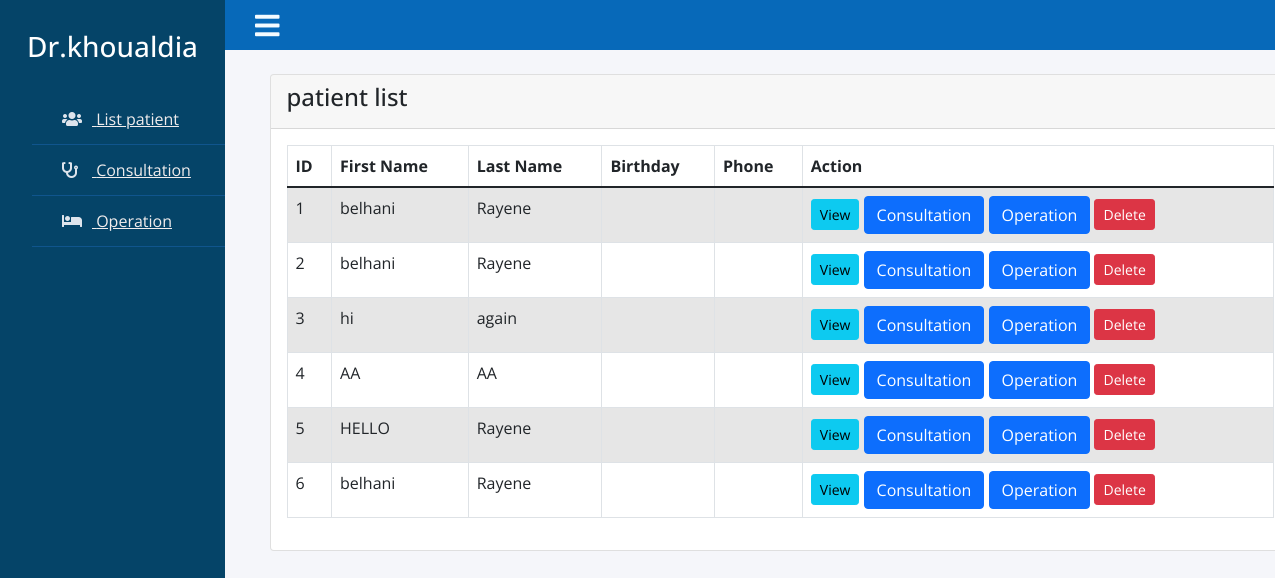
Screenshot of /indexM.php with the database file from the repository.
### tables this page shows
CREATE TABLE `users` (
  `id` int(11) NOT NULL,
  `firstname` varchar(30) NOT NULL,
  `lastname` varchar(30) NOT NULL,
  `email` varchar(100) NOT NULL,
  `phone_numbre` varchar(50) NOT NULL,
  `image` blob NOT NULL,
  `password` varchar(255) NOT NULL,
  `gender` varchar(6) NOT NULL,
  `city` varchar(50) NOT NULL,
  `date` datetime NOT NULL
);

### indexM.php (the view, shortened to what this page needs)
<?php
    require 'dbcon.php';
?>
<!doctype html>
<html lang="en">
  <head>
      <link href="bootstrap.min.css" rel="stylesheet">
  <link rel="stylesheet" href="https://stackpath.bootstrapcdn.com/bootstrap/4.2.1/css/bootstrap.min.css">
</head>
<body>
<?php include_once('headerM.php');?>
    <div class="container mt-4">
    <div class="row">
        <div class="col-md-11 offset-md-2">
            <div class="card">
                <div class="card-header">
                        <h4>patient list
                        </h4>
                    </div>
                    <div class="card-body">
                    <table class="table table-bordered table-striped">
                            <thead>
                                <tr>
                                    <th>ID</th>
                                    <th>First Name</th>
                                    <th>Last Name</th>
                                    <th>Birthday</th>
                                    <th>Phone</th>
                                    <th>Action</th>
                                </tr>
                            </thead>
                            <tbody>
                                <?php
                                    $query = "SELECT * FROM users";
                                    $query_run = mysqli_query($con, $query);
                                    if(mysqli_num_rows($query_run) > 0)
                                    {
                                        foreach($query_run as $Patient)
                                        {
                                            ?>
                                            <tr>
                                                <td><?= $Patient['id'];?></td>
                                                <td><?= $Patient['firstname']; ?></td>
                                                <td><?= $Patient['lastname']; ?></td>
                                                <td><?= $Patient['birthday']; ?></td>
                                                <td><?= $Patient['phone_numbre']; ?></td>
                                                <td>
                                                    <a href="all_consultation.php?id33=<?= $Patient['id']?>" class="btn btn-info btn-sm">View</a>
        </div>
    </div>
  <button type="button" class="btn btn-primary" data-toggle="modal" data-target="#studentaddmodal">
                        Consultation
                    </button>
    </div>
  <button type="button" class="btn btn-primary" data-toggle="modal" data-target="#studentaddmodala">
                        Operation
                    </button>
                  <form action="supp.php" method="POST" class="d-inline">
      <button type="submit" name="delete_patient" value="<?=$Patient['id'];?>" class="btn btn-danger btn-sm">Delete</button>
                  </form>
                </td>
                                            </tr>
                                            <?php
                                        }
                                    }
                                    else
                                    {
                                        echo "<h5> No Record Found </h5>";
                                    }
                                ?>
</body>
</html>

### headerM.php (shortened to what this page needs)
<!DOCTYPE html>
<html lang="en">
<head>
    <link rel="stylesheet" href="https://use.fontawesome.com/releases/v5.8.1/css/all.css">
    <link rel="stylesheet" href="css/bootstrap.min.css">
</head>
<body    class="menubar-left menubar-unfold menubar-light theme-primary">
    <div class="wrapper">
        <div class="section">
            <div class="top_navbar">
                <div class="hamburger">
                    <a href="#">
                        <i class="fas fa-bars"></i>
                    </a>
                </div>
            </div>
        </div>
        <div class="sidebar">
            <div class="profile">
                <h3>Dr.khoualdia</h3>
            </div>
            <ul>
                <li>
                    <a href="indexM.php">
                        <span class="icon"><i class="fas fa-users"></i></span>
                        <span class="item">List patient</span>
                    </a>
                </li>
                <li>
                    <a href="consultation.php">
                        <span class="icon"><i class="fas fa-stethoscope"></i></span>
                        <span class="item">Consultation</span>
                    </a>
                </li>
                <li>
                    <a href="operation.php">
                        <span class="icon"><i class="fas fa-bed"></i></span>
                        <span class="item">Operation </span>
                    </a>
                </li>
            </ul>
        </div>
    </div>
</body>
</html>

### headerM.php (style rules this page uses)
* { list-style: none; text-decoration: none; margin: 0; padding: 0; box-sizing: border-box; font-family: 'Open Sans', sans-serif; }
body { background: #f5f6fa; }
.wrapper .sidebar { background: rgb(5, 68, 104); position: fixed; top: 0; left: 0; width: 225px; height: 100%; padding: 20px 0; transition: all 0.5s ease; }
.wrapper .sidebar .profile { margin-bottom: 30px; text-align: center; }
.wrapper .sidebar .profile h3 { color: #ffffff; margin: 10px 0 5px; }
.wrapper .sidebar ul li a { display: block; padding: 13px 30px; border-bottom: 1px solid #10558d; color: rgb(241, 237, 237); font-size: 16px; position: relative; }
.wrapper .sidebar ul li a .icon { color: #dee4ec; width: 30px; display: inline-block; }
.wrapper .section { width: calc(100% - 225px); margin-left: 225px; transition: all 0.5s ease; }
.wrapper .section .top_navbar { background: rgb(7, 105, 185); height: 50px; display: flex; align-items: center; padding: 0 30px; }
.wrapper .section .top_navbar .hamburger a { font-size: 28px; color: #f4fbff; }

### rows the page displays
users: id "1", firstname "belhani", lastname "Rayene"
users: id "2", firstname "belhani", lastname "Rayene"
users: id "3", firstname "hi", lastname "again"
users: id "4", firstname "AA", lastname "AA"
users: id "5", firstname "HELLO", lastname "Rayene"
users: id "6", firstname "belhani", lastname "Rayene"
